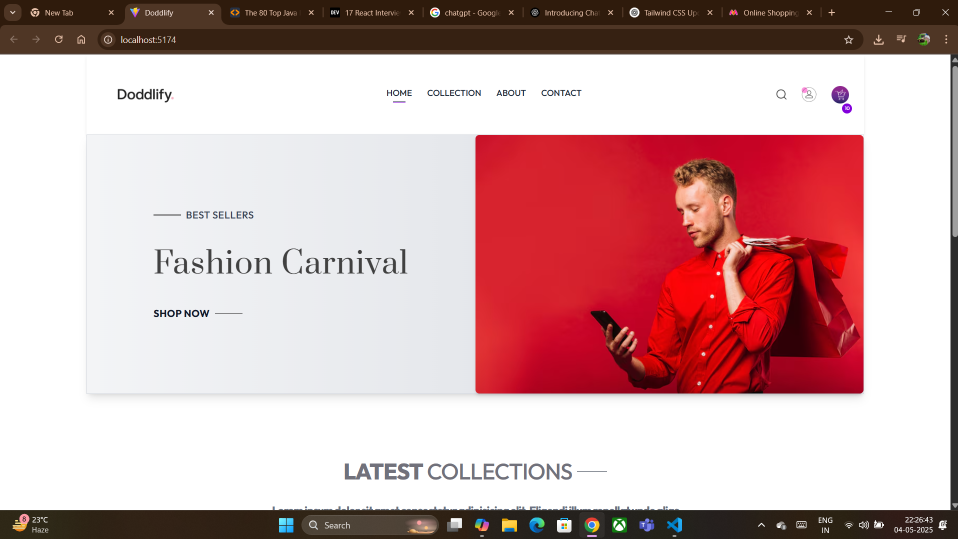
#> input picture OpenCV/Image Drawing function/doddlify_img.png, 1916 x 1078 px, found by its file name (shown at 1/2 size)
$ python d_rect.py
#> lines starting #> are read from the running program, lines starting #| are printed output that depends on the picture; after the words box and inside, x2 and y2 are one past the last pixel; in counts of white or black regions, pixels touching at a corner belong together
import cv2

img = cv2.imread('OpenCV/Image Drawing function/doddlify_img.png')
#> img is the input picture: shape (1078, 1916, 3); mean B, G, R 172.4, 171.3, 206.6

if img is None:
    print("Image Not Found")


else:
    print("Image Loaded Successfully")


    pt1 = (50,50)

    pt2 = (350,400)

    color = (0,255,0)


    thickness = 3


    cv2.rectangle(img, pt1, pt2, color, thickness)
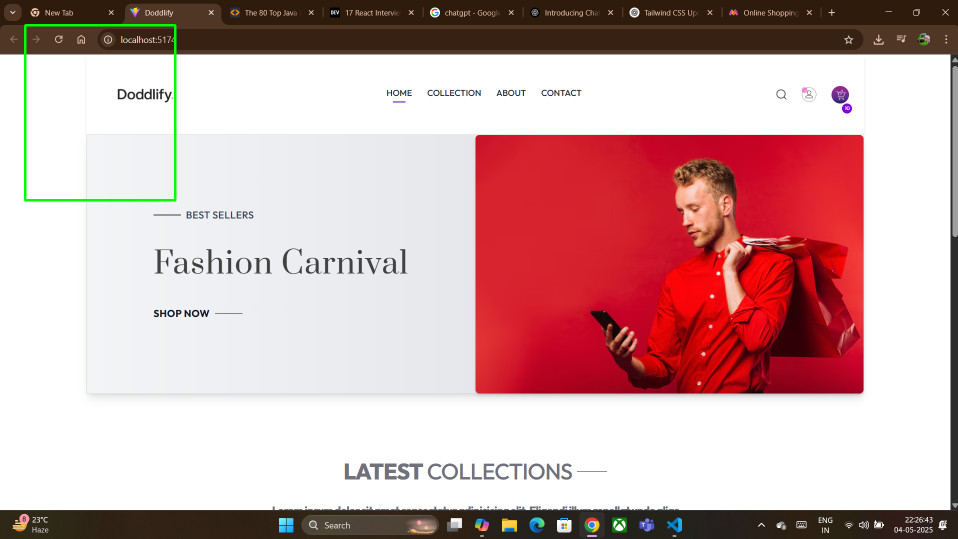
#> img: shape (1078, 1916, 3) (shown at 1/2 size); 0.31% of pixels changed, all inside (x1, y1, x2, y2) = (48, 48, 353, 403)


    cv2.imshow("Rectangle Drawing", img)

    cv2.waitKey(0)
    cv2.destroyAllWindows()
